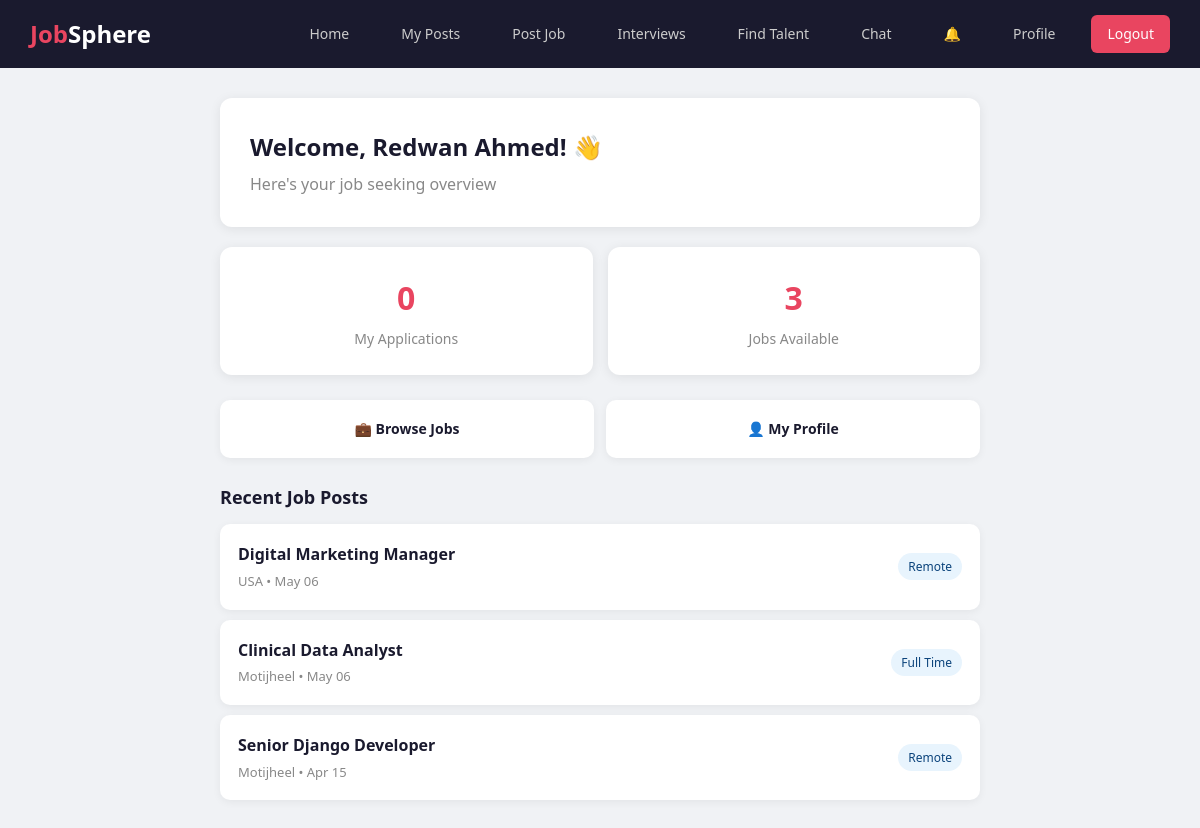
Page /users/dashboard/seeker/ (signed in) on the committed database.
### users/models.py (models this page shows, shortened)
class User(AbstractBaseUser):
    USER_TYPE_CHOICES = [
        ('seeker', 'Job Seeker'),
        ('recruiter', 'Recruiter'),
        ('admin', 'Admin'),
    ]
    email = models.EmailField(unique=True)
    name = models.CharField(max_length=100)
    user_type = models.CharField(max_length=10, choices=USER_TYPE_CHOICES)
    phone_num = models.CharField(max_length=20, blank=True, null=True)
    profile_pic = models.ImageField(upload_to='profile_pics/', blank=True, null=True)
    is_active = models.BooleanField(default=True)
    is_admin = models.BooleanField(default=False)
    is_staff = models.BooleanField(default=False)
    is_superuser = models.BooleanField(default=False)
    objects = UserManager()
    USERNAME_FIELD = 'email'
    REQUIRED_FIELDS = ['name']

### recruitments/models.py (models this page shows, shortened)
class JobPost(models.Model):
    POSTER_TYPE_CHOICES = [
        ('recruiter', 'Recruiter'),
        ('seeker', 'Seeker'),
    ]
    JOB_TYPE_CHOICES = [
        ('fullTime', 'Full Time'),
        ('partTime', 'Part Time'),
        ('remote', 'Remote'),
        ('contract', 'Contract'),
    ]
    STATUS_CHOICES = [
        ('active', 'Active'),
        ('closed', 'Closed'),
    ]
    poster = models.ForeignKey(User, on_delete=models.CASCADE, related_name='job_posts')
    poster_type = models.CharField(max_length=10, choices=POSTER_TYPE_CHOICES, default='recruiter')
    title = models.CharField(max_length=200)
    description = models.TextField()
    location = models.CharField(max_length=200, blank=True, null=True)
    job_type = models.CharField(max_length=10, choices=JOB_TYPE_CHOICES, default='fullTime')
    salary = models.DecimalField(max_digits=10, decimal_places=2, blank=True, null=True)
    number_of_available_seats = models.IntegerField(default=1)
    required_experience = models.FloatField(default=0)
    skills_text = models.TextField(blank=True, null=True)
    application_count = models.IntegerField(default=0)
    status = models.CharField(max_length=10, choices=STATUS_CHOICES, default='active')
    created_at = models.DateTimeField(auto_now_add=True)
    deadline = models.DateTimeField(blank=True, null=True)
    image = models.ImageField(upload_to='job_post_images/', blank=True, null=True)
    class Meta:
        ordering = ['-created_at']

### users/views.py (the view)
# urls.py: path('dashboard/seeker/', views.seeker_dashboard_view, name='seeker_dashboard'),
def seeker_dashboard_view(request):
    if not request.user.is_authenticated:
        return redirect('login')
    from recruitments.models import JobPost, Application
    recent_jobs = JobPost.objects.filter(status='active', poster_type='recruiter')[:5]
    application_count = 0
    try:
        seeker = JobSeeker.objects.get(user=request.user)
        application_count = Application.objects.filter(seeker=seeker).count()
    except JobSeeker.DoesNotExist:
        pass
    return render(request, 'users/seeker_dashboard.html', {
        'recent_jobs': recent_jobs,
        'application_count': application_count
    })

### updates/context_processors.py (called while the page is built)
def unread_notifications(request):
    if request.user.is_authenticated:
        count = Notification.objects.filter(user=request.user, is_read=False).count()
        return {'unread_notif_count': count}
    return {'unread_notif_count': 0}

### templates/users/seeker_dashboard.html (shortened to what this page needs)
{% extends 'base.html' %}
{% block content %}
<div class="dashboard-container">
    <div class="dashboard-header">
        <h1>Welcome, {{ user.name }}! &#128075;</h1>
        <p>Here's your job seeking overview</p>
    </div>
    <div class="stats-row">
        <div class="stat-card">
            <div class="stat-number">{{ application_count }}</div>
            <div class="stat-label">My Applications</div>
        </div>
        <div class="stat-card">
            <div class="stat-number">{{ recent_jobs|length }}</div>
            <div class="stat-label">Jobs Available</div>
        </div>
    </div>
    <div class="quick-links">
        <a href="{% url 'job_list' %}" class="quick-link">&#128188; Browse Jobs</a>
        <a href="{% url 'seeker_profile' %}" class="quick-link">&#128100; My Profile</a>
    </div>
    <div class="section-title">Recent Job Posts</div>
    {% if recent_jobs %}
        {% for post in recent_jobs %}
        <a href="{% url 'job_detail' post.id %}" class="mini-job-card">
            <div>
                <div class="mini-job-title">{{ post.title }}</div>
                <div class="mini-job-meta">{{ post.location|default:"Remote" }} &bull; {{ post.created_at|date:"M d" }}</div>
            </div>
            <span class="mini-job-type">{{ post.get_job_type_display }}</span>
        </a>
        {% endfor %}
    {% else %}
        <div style="text-align: center; color: #888; padding: 30px;">No jobs posted yet. Check back soon!</div>
    {% endif %}
</div>
{% endblock %}

### rows in the picture
User: name "Redwan Ahmed"
JobPost: title "Digital Marketing Manager", location "USA", created_at "May 06", job_type "Remote"
JobPost: title "Clinical Data Analyst", location "Motijheel", created_at "May 06", job_type "Full Time"
JobPost: title "Senior Django Developer", location "Motijheel", created_at "Apr 15", job_type "Remote"

### other values in the picture
{{ application_count }} "0"
{{ recent_jobs|length }} "3"
